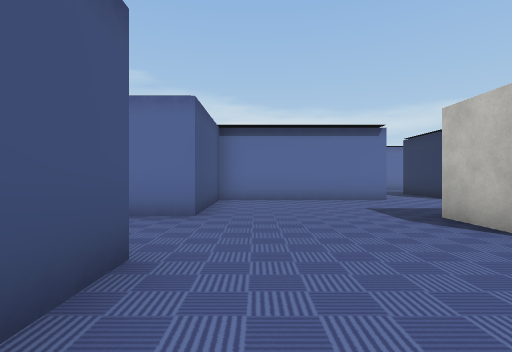
[1] (above)

24 first-person views from a walk through a Unity game level. The camera is 1.3 m above the floor, looks level and sees 85° across. The floor is counted in squares, 2 m on a side. Each view is taken from the middle of a square. On the plan, view 1 faces up. The plan holds only what a view shows up to about 9 squares ahead; the rest is blank. The place goes on beyond the plan. The player is left out. Some animated figures are not drawn. Some surface patterns are stand-ins.

[2]
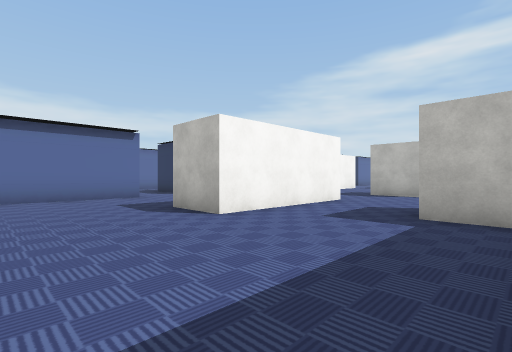

[3]
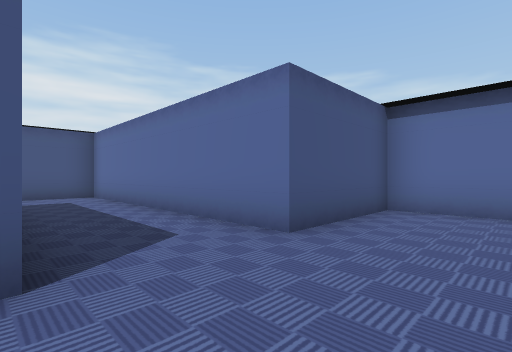

[4]
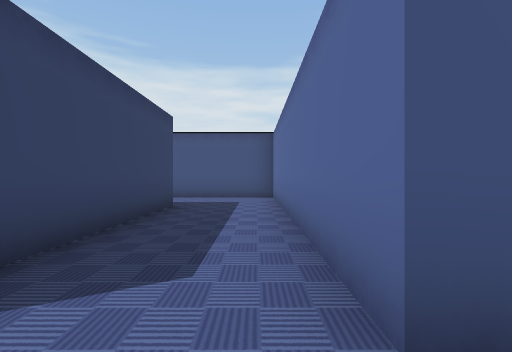

[5]
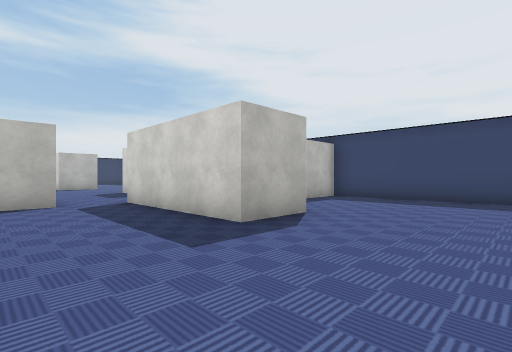

[6]
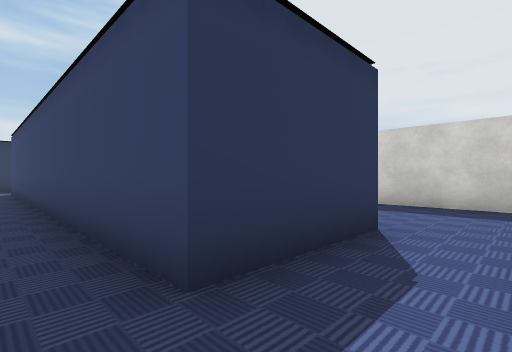

[7]
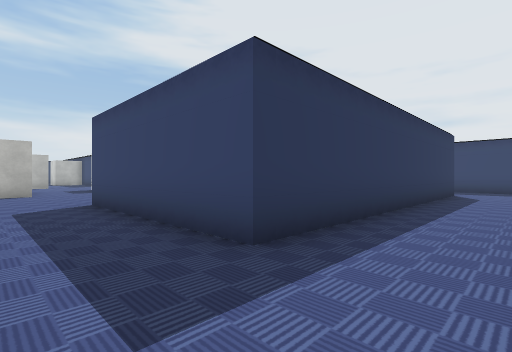

[8]
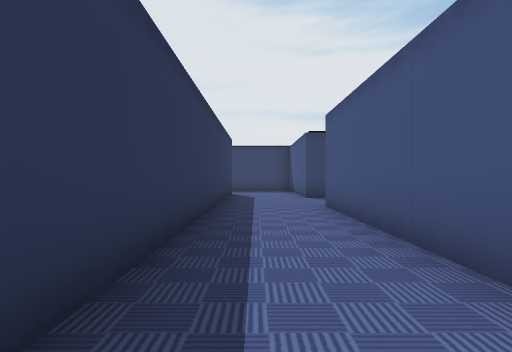

[9]
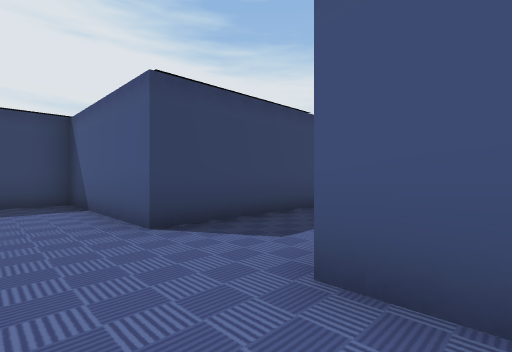

[10]
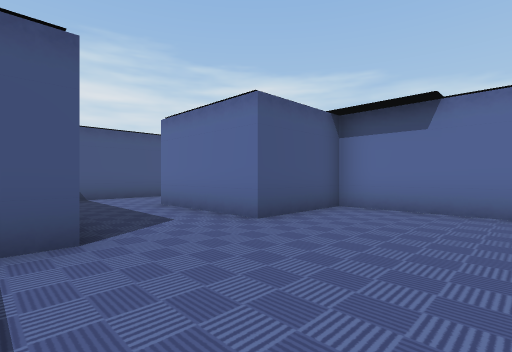

[11]
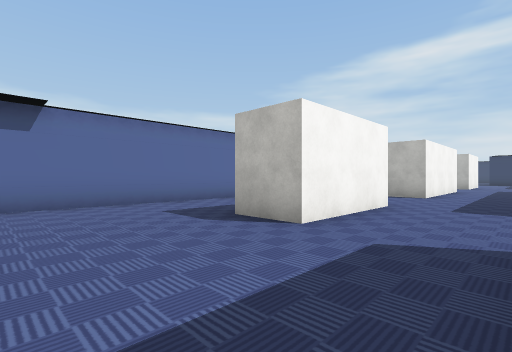

[12]
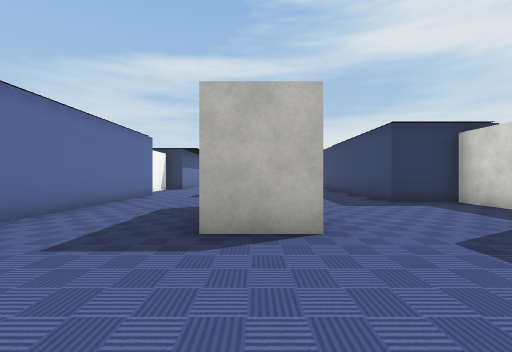

[13]
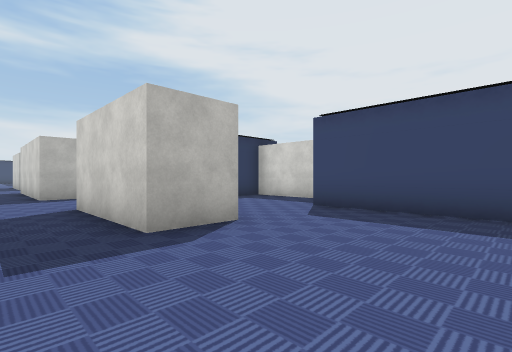

[14]
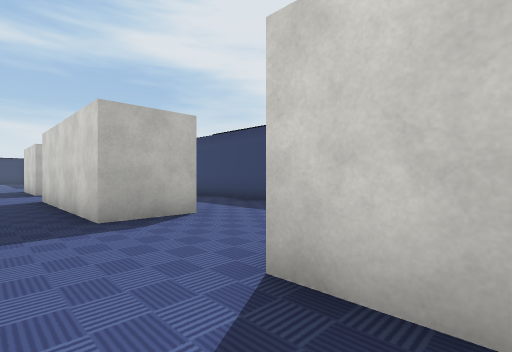

[15]
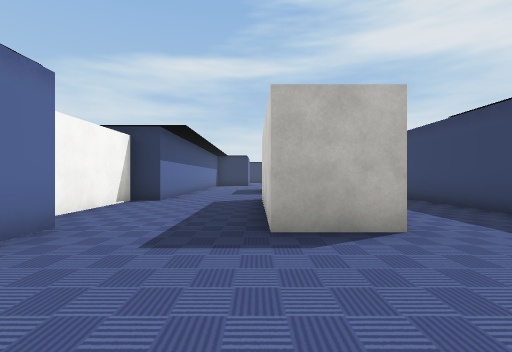

[16]
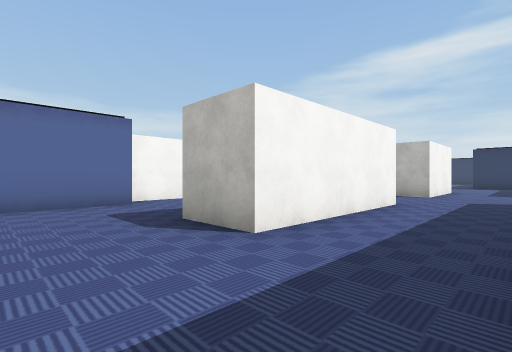

[17]
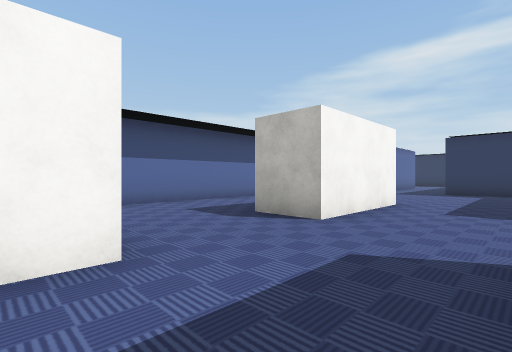

[18]
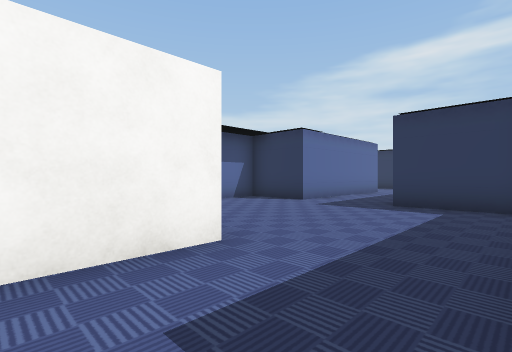

[19]
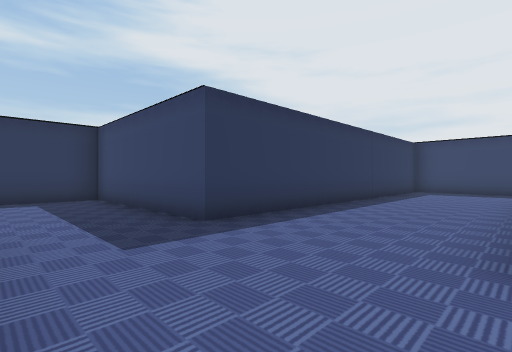

[20]
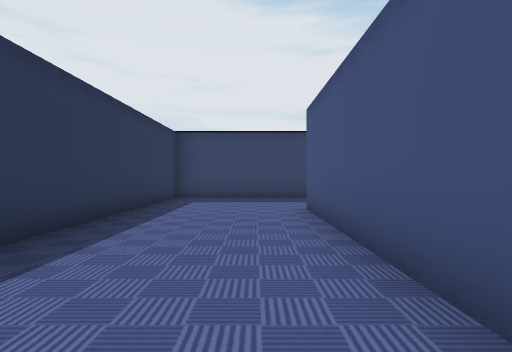

[21]
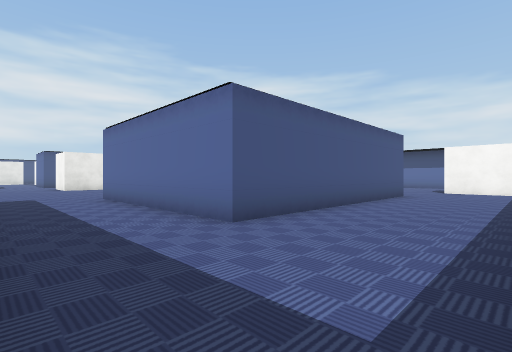

[22]
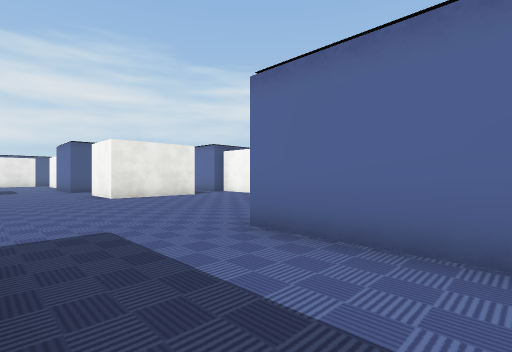

[23]
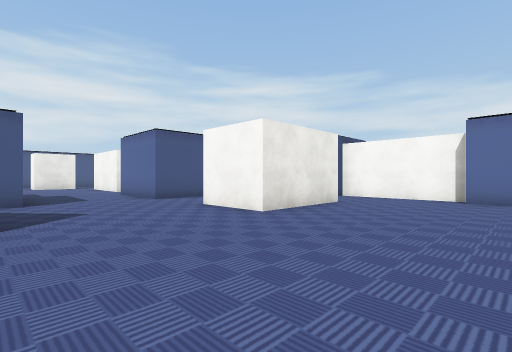

[24]
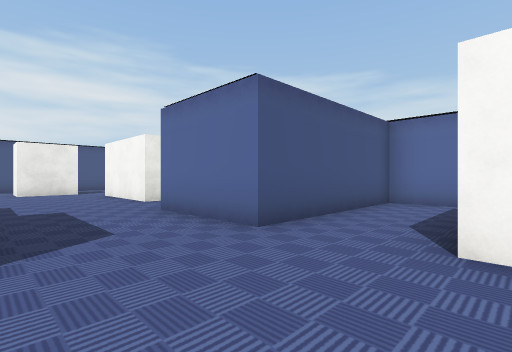

### Floor plan
Points are (right, up) in squares from view 1. A wall is a line through its corners. A room is listed if a view was taken in it or the views show most of it. See-through windows are left out.
Room 1 (views 1, 2, 3, 4, 5, 6, 7, 8, 9)
walls: (0.2, -1.3) (4.7, -1.3) (4.7, 0.2); (3.6, 7.5) (-1, 7.5) (-1, 4.5) (-8.5, 4.5) (-8.5, -3); (5.4, 7.5) (5.4, 10.2) (15.9, 10.2); (7.1, 2.8) (2.9, 2.8) (2.9, 4.4) (7.1, 4.4); (7, 5.8) (7, 6.8); (-6.1, -7) (-6.1, 2.2) (-1, 2.2) (-1, 1); (-12.1, -5.3) (-8.5, -5.3) (-8.5, -7.4)
ways out: opening at (-7.5, -6.5) to room 2; opening at (5.5, 1.5); opening at (7, 5)
Room 2 (views 10, 11, 12, 13, 14, 15, 16, 17, 19)
walls: (11.9, -8.8) (7.2, -8.8) (7.2, -7.2) (11.8, -7.2); (15.5, -8.8) (14.6, -8.8) (14.6, -7.2); (7.6, -4.5) (-3, -4.5) (-3, -7) (-6.1, -7); (17.2, -4.5) (11.4, -4.5) (11.4, -3.7) (7.8, -3.7); (17.4, -11.3) (22.4, -11.3) (22.4, -8.8); (4.2, -8.8) (1.1, -8.8) (1.1, -7.4) (4.4, -7.4); (2.5, -13) (4.9, -13) (4.9, -11.3) (12, -11.3); (24.2, -6.5) (22.4, -6.5) (22.4, -4.5) (21, -4.5); (-1.9, -11.3) (1.5, -11.3); (-3, -9.2) (-3, -9.9); (-8.5, -7.4) (-8.5, -9.3) (-7.2, -9.3)
ways out: opening at (-7.5, -6.5) to room 1; opening at (16.2, -10.5) to room 3
Room 3 (views 18, 20, 21, 22, 23, 24)
walls: (2.5, -15.5) (2.5, -18.3) (0.5, -18.3); (5.8, -14) (4.8, -14); (4.9, -13.5) (1.8, -13.5); (-1.5, -21.2) (-1.5, -21.7); (-0.1, -14) (-1.5, -14) (-1.5, -18.5) (-4.1, -18.5); (13.4, -21.3) (17.4, -21.3) (17.4, -11.3); (-6, -18) (-8.8, -18); (14, -11.2) (14, -18.5) (8.2, -18.5); (-10.3, -19.5) (-10.3, -20.1); (17.9, -8.8) (15.5, -8.8)
ways out: opening at (16.2, -10.5) to room 2; opening at (-10, -19); opening at (-5, -18)

Where each view was taken, in squares from view 1:
view 1: 0 up, 0 right, facing up
view 2: 1 down, 0 right, facing up-right
view 3: 2 up, 1 right, facing up-left
view 4: 4 up, 0 right, facing left
view 5: 7 up, 0 right, facing down-right
view 6: 11 up, 4 right, facing down-right
view 7: 4 up, 8 left, facing down-right
view 8: 3 up, 7 left, facing down
view 9: 2 down, 7 left, facing down-left
view 10: 10 down, 0 right, facing up-left
view 11: 11 down, 2 left, facing up-right
view 12: 8 down, 2 left, facing right
view 13: 6 down, 2 left, facing down-right
view 14: 6 down, 3 right, facing down-right
view 15: 7 down, 4 right, facing right
view 16: 11 down, 5 right, facing up-right
view 17: 11 down, 11 right, facing up-right
view 18: 11 down, 16 right, facing up-right
view 19: 9 down, 14 right, facing down-right
view 20: 13 down, 15 right, facing down
view 21: 21 down, 17 right, facing up-left
view 22: 21 down, 11 right, facing up-left
view 23: 22 down, 6 right, facing up-left
view 24: 21 down, 1 right, facing up-left
